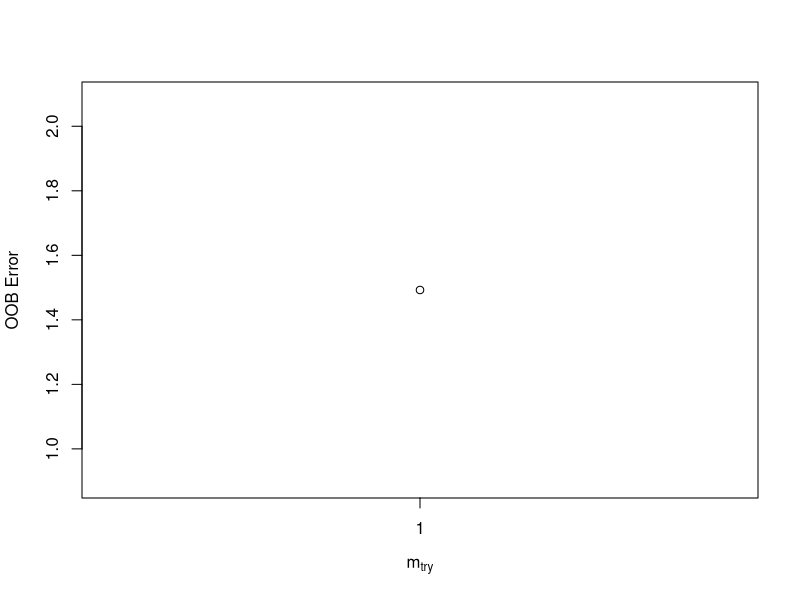
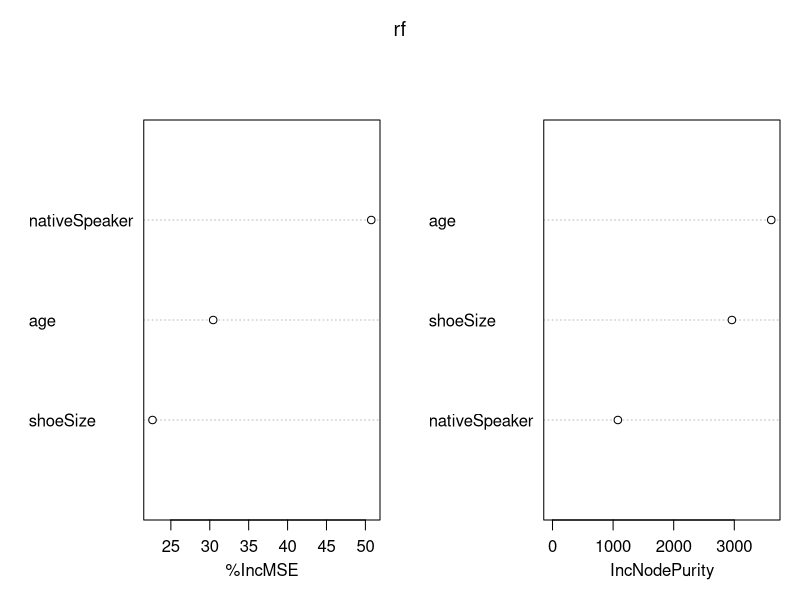
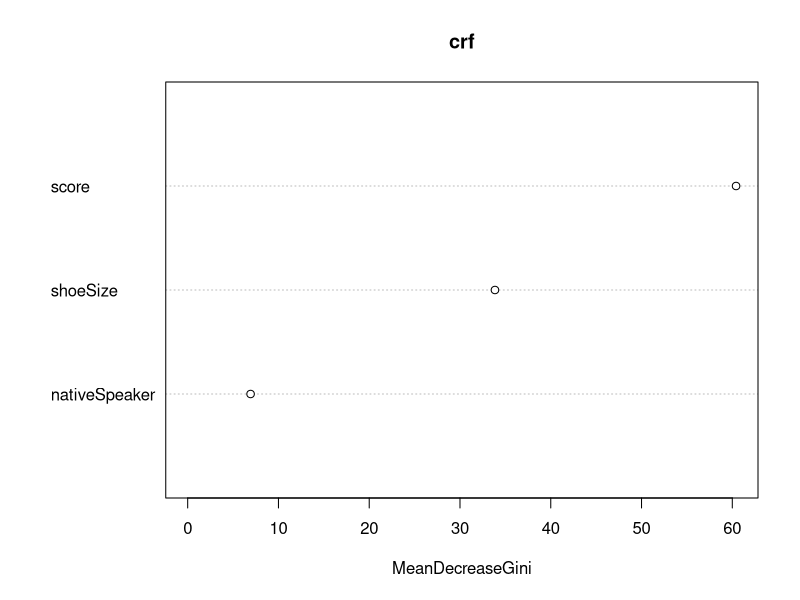
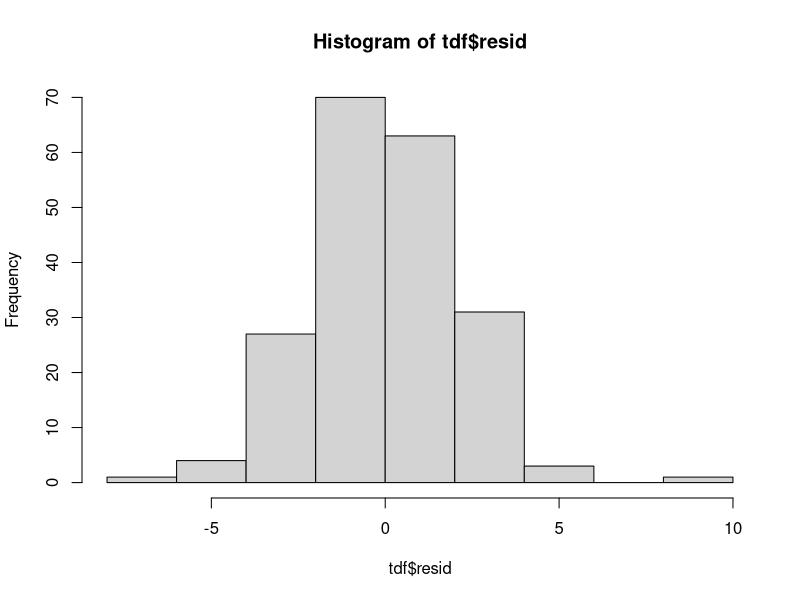
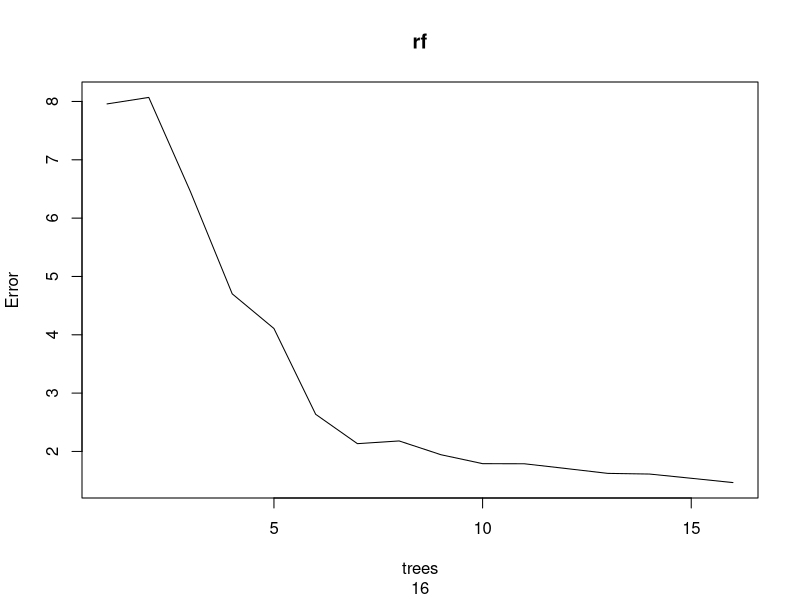
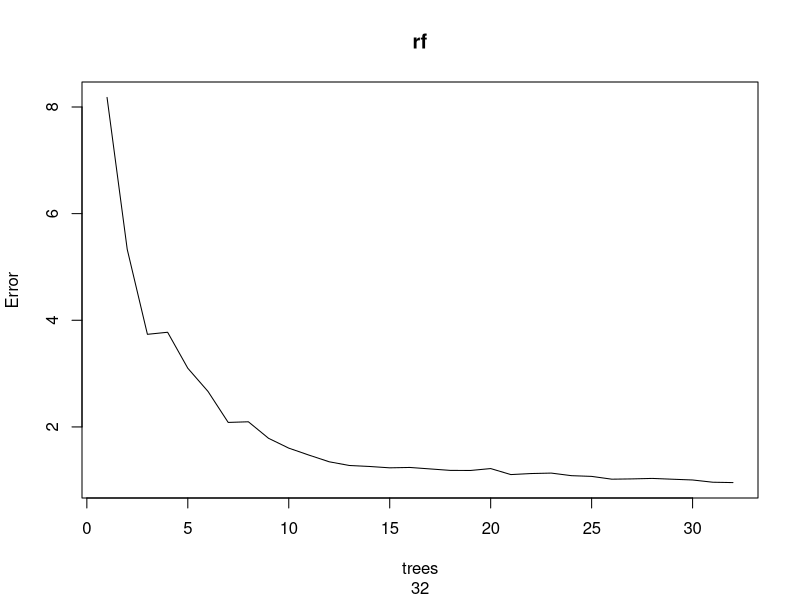
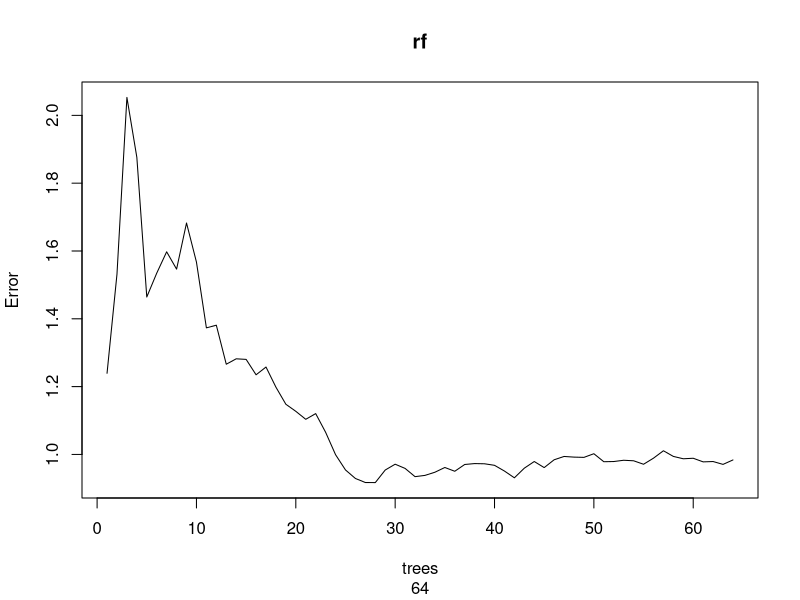
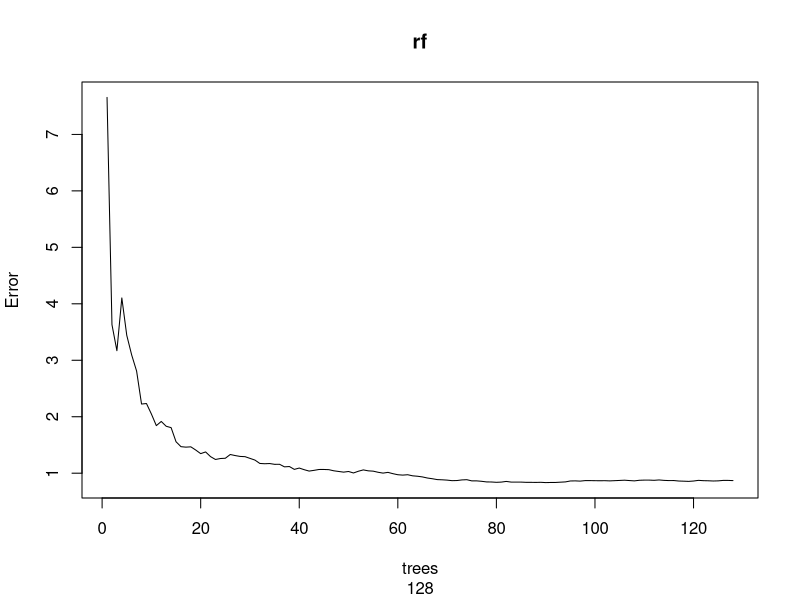

The R source for these figures, in order:
## ---- chunk 1
knitr::opts_chunk$set(echo = TRUE)
## ---- chunk 2

## Require the Package needed to perform the model
require(randomForest)
require(tidyverse)
require(caret)
## ---- chunk 3
##Upload the data set
df <- party::readingSkills

#Set the Seed because we would want the results to be reproducible. random forest use a sample of the data sets. Setting the seeds keeps a constant in the sample.
set.seed(821)

#Partition the data set
index <- createDataPartition(df$score, p = .66, list = FALSE, times = 1)
train <- df[index,]
test <- df[-index,]

## ---- chunk 4

##The Basics of the `randomForest` function:

#In the `randomForest`() function we have a multitude of arguments that we need to check on. 
#The formula
rf <- randomForest(score~., data = train) # Here we tell the model, to predict the value of score (aka the y), and predict it from all the other variables (the use of the period "."). We also need to add train, which is the data frame we are using.
print(rf)
#Adding number of trees and number of variables randomly sampled as candidates at each split. 
rf <- randomForest(score ~ ., ntree = 512, mtry = 3, data = train) #Here we tell the model to have 512 trees, I usually have trees in powers of 2 values. But that is a personal preference. mtry = 3 which tells the model to randomly sample  three variables as candidates to split. 
print(rf)
#Finding the perfect amount of of variables
mtry <- tuneRF(train[-1],train$score, ntreeTry=512,
               stepFactor=1.5,improve=0.01, trace=TRUE, plot=TRUE)

best.m <- mtry[mtry[, 2] == min(mtry[, 2]), 1]

print(mtry)

print(best.m)

#Adding Importance
rf <- randomForest(score ~ ., ntree = 512, mtry = best.m, train, importance = TRUE) # Importance allows us to see if the variables matter, and if we should drop any and what we cannot drop

crf <- randomForest(as.factor(age) ~., df)
## ---- chunk 5
print(rf)
round(importance(rf)) #Notice the output
varImpPlot(rf) # Plot the importance

print(crf)
round(importance(crf)) #Notice the output
varImpPlot(crf) #Notice the plot

## ---- chunk 6

rf <- randomForest(score ~ ., ntree = 256, mtry = best.m, data = train, importance = TRUE)
print(rf)


predTrain <- predict(rf, train)
predTest <- predict(rf, test)

tdf <- df %>%
  mutate(pred = predict(rf, df), 
         resid = score - pred)

hist(tdf$resid)

for(i in 2^c(4:12)){
  rf <- randomForest(score ~ ., train, ntree = i, mtry = 2)
rf

plot(rf) + title(sub = i)
}
